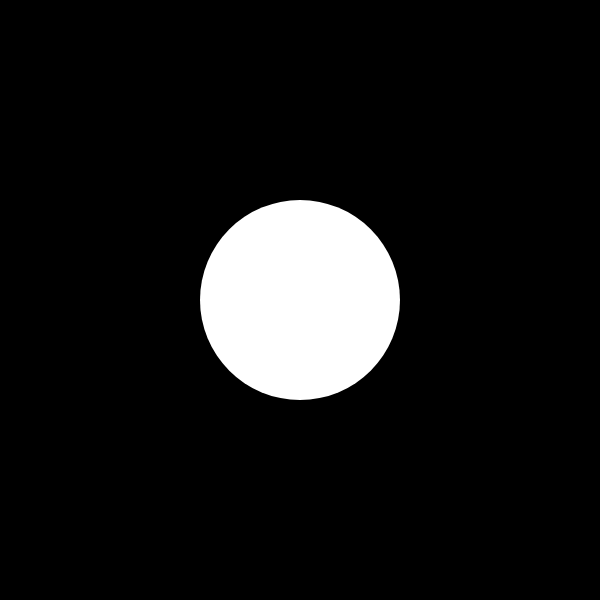
Frame 1 (no input)
Frame 60 (no input): identical to frame 1, image omitted
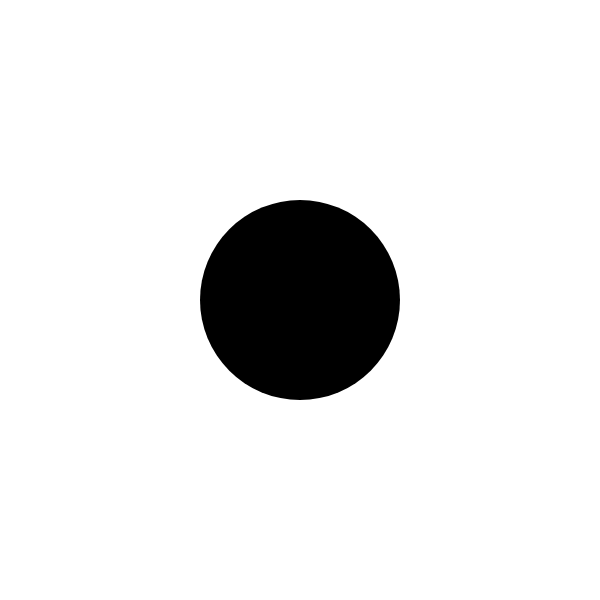
Frame 120 (the mouse pressed at the canvas centre since frame 60)

The p5.js sketch that drew these frames (run headless with seeded random() and noise() and a simulated clock; from frame 60 on, the mouse is pressed at the canvas centre):

// p5.js sketch
// ── sketch.js
function setup()
{
    createCanvas(600,600);

}
function draw()
{
    noStroke()
    if (mouseIsPressed)
    {
        fill(0);
        background(255);
    }
    else
    {
        fill(255)
        background(0);
    }   
    circle(300,300,200);
}

//start with black background, white circle. 
//when pressed circle goes black, background white
